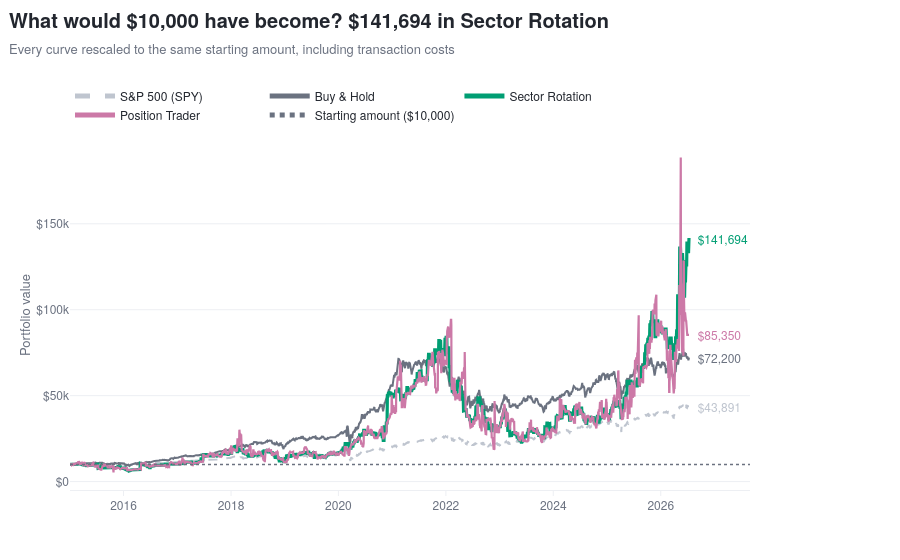

Notebook source saved alongside this figure:
### Markdown cell above
**Finding.** Leadership rotates rather than settling. The grey months matter as much as the
coloured ones: they are periods when no approach protected capital, which a cumulative curve
smooths out of view entirely.

---

## Q5 · What would a specific investment have returned?

*Dashboard: What If page, first figure*

The same backtest rescaled to a chosen starting amount. In the dashboard the reader sets the
figure; here it is fixed at $10,000 to match the benchmark comparison above.

### Code cell
AMOUNT = 10_000
fig = go.Figure()
scaled_finals = {}
for cc, label, colour, dash, width in SERIES:
    s = curves[cc].dropna()
    scaled = s * (AMOUNT / float(s.iloc[0]))
    scaled_finals[label] = float(scaled.iloc[-1])
    fig.add_trace(go.Scatter(x=scaled.index, y=scaled.values, mode='lines', name=label,
                             line=dict(color=colour, width=width, dash=dash),
                             hovertemplate=f'<b>{label}</b><br>%{{x|%b %Y}}'
                                           f'<br>$%{{y:,.0f}}<extra></extra>'))
    fig.add_annotation(x=scaled.index[-1], y=float(scaled.iloc[-1]),
                       text=f'  ${float(scaled.iloc[-1]):,.0f}', showarrow=False,
                       xanchor='left', font=dict(size=12, color=colour))
fig.add_hline(y=AMOUNT, line_color=MUTED, line_width=1.5, line_dash='dot')
fig.add_trace(go.Scatter(x=[None], y=[None], mode='lines',
                         line=dict(color=MUTED, width=2, dash='dot'),
                         name=f'Starting amount (${AMOUNT:,.0f})'))
fig.update_yaxes(title='Portfolio value', tickprefix='$')
fig.update_layout(hovermode='x unified', margin=dict(r=150, t=140),
                  legend=dict(orientation='h', y=1.03, x=0, yanchor='bottom',
                              itemwidth=40, itemsizing='constant'))
bw = max(scaled_finals, key=scaled_finals.get)
titled(fig, f'What would ${AMOUNT:,.0f} have become? ${scaled_finals[bw]:,.0f} in {bw}',
       'Every curve rescaled to the same starting amount, including transaction costs',
       height=560)
fig.show()
for k, v in sorted(scaled_finals.items(), key=lambda x: -x[1]):
    print(f'  {k:<20} ${v:>12,.0f}   {(v/AMOUNT-1)*100:>+8.1f}%')

### Figure 1 — Plotly figure (JSON) as saved in the notebook; plotly's stock layout.template omitted (floating-point values rounded to 4 significant figures; data arrays with more than 128 entries replaced by an {"elided": "..."} marker saying what was removed)
{"data": [{"hovertemplate": "<b>S&P 500 (SPY)</b><br>%{x|%b %Y}<br>$%{y:,.0f}<extra></extra>", "line": {"color": "#BFC5CF", "dash": "dash", "width": 2}, "mode": "lines", "name": "S&P 500 (SPY)", "type": "scatter", "x": {"elided": "3497 str values"}, "y": {"elided": "3497 float values"}}, {"hovertemplate": "<b>Buy & Hold</b><br>%{x|%b %Y}<br>$%{y:,.0f}<extra></extra>", "line": {"color": "#6B7280", "dash": "solid", "width": 2}, "mode": "lines", "name": "Buy & Hold", "type": "scatter", "x": {"elided": "3497 str values"}, "y": {"elided": "3497 float values"}}, {"hovertemplate": "<b>Sector Rotation</b><br>%{x|%b %Y}<br>$%{y:,.0f}<extra></extra>", "line": {"color": "#009E73", "dash": "solid", "width": 3.2}, "mode": "lines", "name": "Sector Rotation", "type": "scatter", "x": {"elided": "3496 str values"}, "y": {"elided": "3496 float values"}}, {"hovertemplate": "<b>Position Trader</b><br>%{x|%b %Y}<br>$%{y:,.0f}<extra></extra>", "line": {"color": "#CC79A7", "dash": "solid", "width": 2.2}, "mode": "lines", "name": "Position Trader", "type": "scatter", "x": {"elided": "3497 str values"}, "y": {"elided": "3497 float values"}}, {"line": {"color": "#6B7280", "dash": "dot", "width": 2}, "mode": "lines", "name": "Starting amount ($10,000)", "type": "scatter", "x": [null], "y": [null]}], "layout": {"annotations": [{"font": {"color": "#BFC5CF", "size": 12}, "showarrow": false, "text": "  $43,891", "x": "2026-07-12T00:00:00", "xanchor": "left", "y": 43890.0}, {"font": {"color": "#6B7280", "size": 12}, "showarrow": false, "text": "  $72,200", "x": "2026-07-12T00:00:00", "xanchor": "left", "y": 72200.0}, {"font": {"color": "#009E73", "size": 12}, "showarrow": false, "text": "  $141,694", "x": "2026-07-12T00:00:00", "xanchor": "left", "y": 141700.0}, {"font": {"color": "#CC79A7", "size": 12}, "showarrow": false, "text": "  $85,350", "x": "2026-07-12T00:00:00", "xanchor": "left", "y": 85350.0}], "height": 560, "hovermode": "x unified", "legend": {"itemsizing": "constant", "itemwidth": 40, "orientation": "h", "x": 0, "y": 1.03, "yanchor": "bottom"}, "margin": {"r": 150, "t": 140}, "shapes": [{"line": {"color": "#6B7280", "dash": "dot", "width": 1.5}, "type": "line", "x0": 0, "x1": 1, "xref": "x domain", "y0": 10000, "y1": 10000, "yref": "y"}], "title": {"text": "<b>What would $10,000 have become? $141,694 in Sector Rotation</b><br><span style='font-size:13px;color:#6B7280'>Every curve rescaled to the same starting amount, including transaction costs</span>"}, "yaxis": {"tickprefix": "$", "title": {"text": "Portfolio value"}}}}
